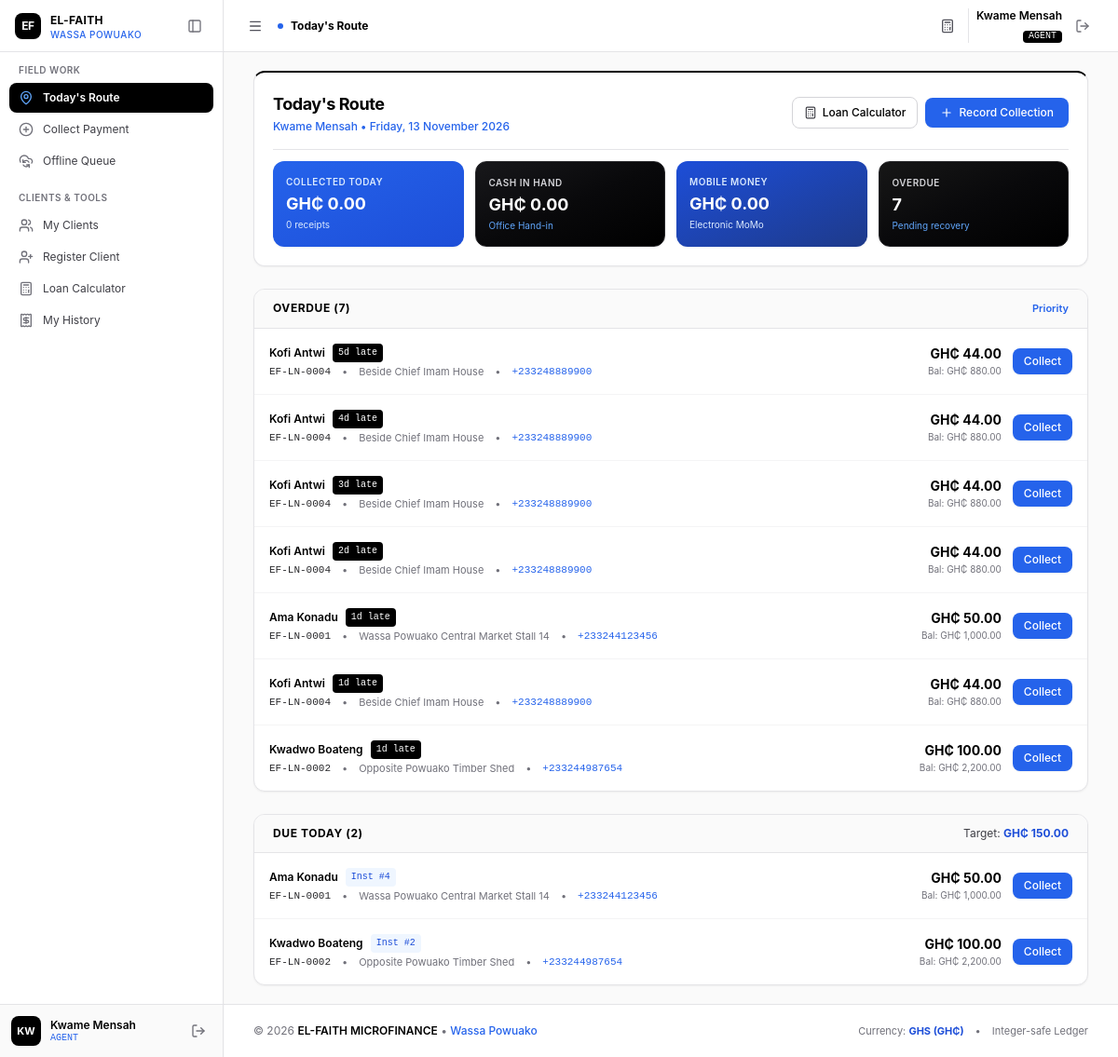
The app's page /agent/index.php (signed in) with its own data.
### tables this page shows
CREATE TABLE IF NOT EXISTS `repayment_schedule` (
  `id` INT AUTO_INCREMENT PRIMARY KEY,
  `loan_id` INT NOT NULL,
  `installment_number` INT NOT NULL,
  `due_date` DATE NOT NULL,
  `expected_amount_pesewas` BIGINT NOT NULL,
  `principal_portion_pesewas` BIGINT NOT NULL,
  `interest_portion_pesewas` BIGINT NOT NULL,
  `paid_amount_pesewas` BIGINT NOT NULL DEFAULT 0,
  `status` ENUM('pending', 'partially_paid', 'paid', 'overdue') NOT NULL DEFAULT 'pending',
  `paid_at` DATETIME NULL,
  `created_at` DATETIME NOT NULL DEFAULT CURRENT_TIMESTAMP,
  `updated_at` DATETIME NOT NULL DEFAULT CURRENT_TIMESTAMP ON UPDATE CURRENT_TIMESTAMP,
  CONSTRAINT `fk_schedule_loan` FOREIGN KEY (`loan_id`) REFERENCES `loans` (`id`) ON DELETE CASCADE,
  INDEX `idx_sched_loan_inst` (`loan_id`, `installment_number`),
  INDEX `idx_sched_due_date` (`due_date`),
  INDEX `idx_sched_status` (`status`)
);

CREATE TABLE IF NOT EXISTS `customers` (
  `id` INT AUTO_INCREMENT PRIMARY KEY,
  `uuid` VARCHAR(36) NOT NULL UNIQUE,
  `customer_code` VARCHAR(30) NOT NULL UNIQUE,
  `full_name` VARCHAR(150) NOT NULL,
  `phone` VARCHAR(20) NOT NULL,
  `alt_phone` VARCHAR(20) NULL,
  `id_type` VARCHAR(50) NOT NULL DEFAULT 'Ghana Card',
  `id_number` VARCHAR(50) NOT NULL,
  `residential_address` TEXT NOT NULL,
  `location_landmark` VARCHAR(255) NOT NULL,
  `gps_lat` DECIMAL(10, 8) NULL,
  `gps_lng` DECIMAL(11, 8) NULL,
  `occupation` VARCHAR(100) NOT NULL,
  `guarantor_name` VARCHAR(150) NOT NULL,
  `guarantor_phone` VARCHAR(20) NOT NULL,
  `guarantor_relation` VARCHAR(50) NOT NULL,
  `guarantor_address` TEXT NULL,
  `assigned_agent_id` INT NULL,
  `created_by` INT NOT NULL,
  `status` ENUM('active', 'inactive', 'blacklisted') NOT NULL DEFAULT 'active',
  `notes` TEXT NULL,
  `deleted_at` DATETIME NULL,
  `created_at` DATETIME NOT NULL DEFAULT CURRENT_TIMESTAMP,
  `updated_at` DATETIME NOT NULL DEFAULT CURRENT_TIMESTAMP ON UPDATE CURRENT_TIMESTAMP,
  CONSTRAINT `fk_customers_assigned_agent` FOREIGN KEY (`assigned_agent_id`) REFERENCES `users` (`id`) ON DELETE SET NULL,
  CONSTRAINT `fk_customers_created_by` FOREIGN KEY (`created_by`) REFERENCES `users` (`id`),
  INDEX `idx_customers_assigned_agent` (`assigned_agent_id`),
  INDEX `idx_customers_phone` (`phone`),
  INDEX `idx_customers_id_number` (`id_number`),
  INDEX `idx_customers_status` (`status`),
  INDEX `idx_customers_deleted_at` (`deleted_at`)
);

CREATE TABLE IF NOT EXISTS `loans` (
  `id` INT AUTO_INCREMENT PRIMARY KEY,
  `uuid` VARCHAR(36) NOT NULL UNIQUE,
  `loan_code` VARCHAR(30) NOT NULL UNIQUE,
  `customer_id` INT NOT NULL,
  `agent_id` INT NULL,
  `principal_pesewas` BIGINT NOT NULL,
  `interest_rate` DECIMAL(5, 2) NOT NULL DEFAULT 10.00,
  `interest_method` ENUM('flat', 'reducing_balance') NOT NULL DEFAULT 'flat',
  `interest_pesewas` BIGINT NOT NULL,
  `total_payable_pesewas` BIGINT NOT NULL,
  `total_paid_pesewas` BIGINT NOT NULL DEFAULT 0,
  `remaining_balance_pesewas` BIGINT NOT NULL,
  `term_duration` INT NOT NULL,
  `term_period` ENUM('days', 'weeks', 'months') NOT NULL DEFAULT 'months',
  `repayment_frequency` ENUM('daily', 'weekly', 'monthly') NOT NULL DEFAULT 'daily',
  `installment_amount_pesewas` BIGINT NOT NULL,
  `disbursed_at` DATETIME NULL,
  `first_due_date` DATE NOT NULL,
  `maturity_date` DATE NOT NULL,
  `status` ENUM('pending', 'active', 'overdue', 'completed', 'defaulted', 'written_off') NOT NULL DEFAULT 'active',
  `created_by` INT NOT NULL,
  `notes` TEXT NULL,
  `created_at` DATETIME NOT NULL DEFAULT CURRENT_TIMESTAMP,
  `updated_at` DATETIME NOT NULL DEFAULT CURRENT_TIMESTAMP ON UPDATE CURRENT_TIMESTAMP,
  CONSTRAINT `fk_loans_customer` FOREIGN KEY (`customer_id`) REFERENCES `customers` (`id`) ON DELETE CASCADE,
  CONSTRAINT `fk_loans_agent` FOREIGN KEY (`agent_id`) REFERENCES `users` (`id`) ON DELETE SET NULL,
  CONSTRAINT `fk_loans_created_by` FOREIGN KEY (`created_by`) REFERENCES `users` (`id`),
  INDEX `idx_loans_customer` (`customer_id`),
  INDEX `idx_loans_agent` (`agent_id`),
  INDEX `idx_loans_status` (`status`),
  INDEX `idx_loans_due_date` (`first_due_date`, `maturity_date`)
);

### agent/index.php (the view, shortened to what the rows shown need)
<?php
require_once __DIR__ . '/../includes/functions.php';
require_once __DIR__ . '/../includes/auth.php';
$agentId = currentUserId();
$stmtOverdue = $pdo->prepare("
    SELECT
        rs.id AS schedule_id, rs.installment_number, rs.due_date,
        rs.expected_amount_pesewas, rs.paid_amount_pesewas, rs.status AS schedule_status,
        (rs.expected_amount_pesewas - rs.paid_amount_pesewas) AS balance_due_pesewas,
        DATEDIFF(CURDATE(), rs.due_date) AS days_overdue,
        l.id AS loan_id, l.loan_code, l.installment_amount_pesewas, l.remaining_balance_pesewas,
        c.id AS customer_id, c.customer_code, c.full_name, c.phone, c.location_landmark, c.residential_address
    FROM repayment_schedule rs
    JOIN loans l ON rs.loan_id = l.id
    JOIN customers c ON l.customer_id = c.id
    WHERE (l.agent_id = ? OR c.assigned_agent_id = ?)
      AND rs.due_date < CURDATE()
      AND rs.status IN ('pending', 'partially_paid', 'overdue')
      AND l.status IN ('active', 'overdue')
      AND c.deleted_at IS NULL
    ORDER BY rs.due_date ASC, c.full_name ASC
");
$stmtOverdue->execute([$agentId, $agentId]);
$overdueList = $stmtOverdue->fetchAll();
$stmtDueToday = $pdo->prepare("
    SELECT
        rs.id AS schedule_id, rs.installment_number, rs.due_date,
        rs.expected_amount_pesewas, rs.paid_amount_pesewas, rs.status AS schedule_status,
        (rs.expected_amount_pesewas - rs.paid_amount_pesewas) AS balance_due_pesewas,
        l.id AS loan_id, l.loan_code, l.installment_amount_pesewas, l.remaining_balance_pesewas,
        c.id AS customer_id, c.customer_code, c.full_name, c.phone, c.location_landmark, c.residential_address
    FROM repayment_schedule rs
    JOIN loans l ON rs.loan_id = l.id
    JOIN customers c ON l.customer_id = c.id
    WHERE (l.agent_id = ? OR c.assigned_agent_id = ?)
      AND rs.due_date = CURDATE()
      AND rs.status IN ('pending', 'partially_paid')
      AND l.status IN ('active', 'overdue')
      AND c.deleted_at IS NULL
    ORDER BY c.full_name ASC
");
$stmtDueToday->execute([$agentId, $agentId]);
$dueTodayList = $stmtDueToday->fetchAll();
include __DIR__ . '/../includes/header.php';
?>
<div class="space-y-6">
    <div class="bg-white rounded-xl border border-zinc-200 border-t-2 border-t-black p-5 space-y-4 shadow-sm">
        <div class="flex flex-col sm:flex-row sm:items-center justify-between gap-3">
            <div>
                <h1 class="text-lg font-bold text-black tracking-tight">Today's Route</h1>
            </div>
        </div>
    </div>
    <?php if (!empty($overdueList)): ?>
        <div class="bg-white rounded-xl border border-zinc-200 overflow-hidden shadow-sm">
            <div class="divide-y divide-zinc-100">
                <?php foreach ($overdueList as $item): ?>
                    <div class="p-4 flex flex-col sm:flex-row sm:items-center justify-between gap-3 text-xs hover:bg-blue-50/30 transition">
                        <div class="space-y-0.5">
                            <div class="flex items-center gap-2">
                                <h3 class="font-semibold text-black"><?= htmlspecialchars($item['full_name']) ?></h3>
                                <span class="px-1.5 py-0.5 rounded text-[10px] bg-black text-white font-mono">
                                    <?= $item['days_overdue'] ?>d late
                                </span>
                            </div>
                            <div class="flex flex-wrap items-center gap-x-3 gap-y-1 text-zinc-500 text-[11px]">
                                <span class="font-mono text-zinc-800"><?= htmlspecialchars($item['loan_code']) ?></span>
                                <span>&bull;</span>
                                <span><?= htmlspecialchars($item['location_landmark']) ?></span>
                                <span>&bull;</span>
                                <a href="tel:<?= htmlspecialchars($item['phone']) ?>" class="font-mono text-blue-600 hover:text-blue-700">
                                    <?= htmlspecialchars($item['phone']) ?>
                                </a>
                            </div>
                        </div>
                        <div class="flex items-center justify-between sm:justify-end gap-3 shrink-0 pt-2 sm:pt-0 border-t sm:border-t-0 border-zinc-100">
                            <div class="text-left sm:text-right">
                                <span class="text-sm font-bold text-black"><?= formatMoney((int)$item['balance_due_pesewas']) ?></span>
                                <span class="text-[10px] text-zinc-500 block">Bal: <?= formatMoney((int)$item['remaining_balance_pesewas']) ?></span>
                            </div>
                            <a href="<?= BASE_URL ?>/agent/collect.php?loan_id=<?= $item['loan_id'] ?>&customer_id=<?= $item['customer_id'] ?>&amount=<?= pesewasToGHS($item['balance_due_pesewas']) ?>"
                               class="px-3 py-1.5 rounded-lg bg-blue-600 hover:bg-blue-700 text-white font-medium text-xs transition shadow-sm">
                                Collect
                            </a>
                        </div>
                    </div>
                <?php endforeach; ?>
            </div>
        </div>
    <?php endif; ?>
    <div class="bg-white rounded-xl border border-zinc-200 overflow-hidden shadow-sm">
        <?php if (empty($dueTodayList)): ?>
            <div class="p-8 text-center text-zinc-500 text-xs">
                All scheduled route collections completed.
            </div>
        <?php else: ?>
            <div class="divide-y divide-zinc-100">
                <?php foreach ($dueTodayList as $item): ?>
                    <div class="p-4 flex flex-col sm:flex-row sm:items-center justify-between gap-3 text-xs hover:bg-blue-50/30 transition">
                        <div class="space-y-0.5">
                            <div class="flex items-center gap-2">
                                <h3 class="font-semibold text-black"><?= htmlspecialchars($item['full_name']) ?></h3>
                                <span class="px-1.5 py-0.5 rounded text-[10px] bg-blue-50 text-blue-700 font-mono">
                                    Inst #<?= $item['installment_number'] ?>
                                </span>
                            </div>
                            <div class="flex flex-wrap items-center gap-x-3 gap-y-1 text-zinc-500 text-[11px]">
                                <span class="font-mono text-zinc-800"><?= htmlspecialchars($item['loan_code']) ?></span>
                                <span>&bull;</span>
                                <span><?= htmlspecialchars($item['location_landmark']) ?></span>
                                <span>&bull;</span>
                                <a href="tel:<?= htmlspecialchars($item['phone']) ?>" class="font-mono text-blue-600 hover:text-blue-700">
                                    <?= htmlspecialchars($item['phone']) ?>
                                </a>
                            </div>
                        </div>
                        <div class="flex items-center justify-between sm:justify-end gap-3 shrink-0 pt-2 sm:pt-0 border-t sm:border-t-0 border-zinc-100">
                            <div class="text-left sm:text-right">
                                <span class="text-sm font-bold text-black"><?= formatMoney((int)$item['balance_due_pesewas']) ?></span>
                                <span class="text-[10px] text-zinc-500 block">Bal: <?= formatMoney((int)$item['remaining_balance_pesewas']) ?></span>
                            </div>
                            <a href="<?= BASE_URL ?>/agent/collect.php?loan_id=<?= $item['loan_id'] ?>&customer_id=<?= $item['customer_id'] ?>&amount=<?= pesewasToGHS($item['balance_due_pesewas']) ?>"
                               class="px-3 py-1.5 rounded-lg bg-blue-600 hover:bg-blue-700 text-white font-medium text-xs transition shadow-sm">
                                Collect
                            </a>
                        </div>
                    </div>
                <?php endforeach; ?>
            </div>
        <?php endif; ?>
    </div>
</div>
<?php include __DIR__ . '/../includes/footer.php'; ?>

### records on screen
repayment_schedule: customers.full_name "Kofi Antwi", days_overdue "5", loan.loan_code "EF-LN-0004", customers.location_landmark "Beside Chief Imam House", customers.phone "+233248889900", balance_due_pesewas "GH₵ 44.00", loan.remaining_balance_pesewas "GH₵ 880.00"
repayment_schedule: customers.full_name "Kofi Antwi", days_overdue "4", loan.loan_code "EF-LN-0004", customers.location_landmark "Beside Chief Imam House", customers.phone "+233248889900", balance_due_pesewas "GH₵ 44.00", loan.remaining_balance_pesewas "GH₵ 880.00"
repayment_schedule: customers.full_name "Kofi Antwi", days_overdue "3", loan.loan_code "EF-LN-0004", customers.location_landmark "Beside Chief Imam House", customers.phone "+233248889900", balance_due_pesewas "GH₵ 44.00", loan.remaining_balance_pesewas "GH₵ 880.00"
repayment_schedule: customers.full_name "Kofi Antwi", days_overdue "2", loan.loan_code "EF-LN-0004", customers.location_landmark "Beside Chief Imam House", customers.phone "+233248889900", balance_due_pesewas "GH₵ 44.00", loan.remaining_balance_pesewas "GH₵ 880.00"
repayment_schedule: customers.full_name "Ama Konadu", days_overdue "1", loan.loan_code "EF-LN-0001", customers.location_landmark "Wassa Powuako Central Market Stall 14", customers.phone "+233244123456", balance_due_pesewas "GH₵ 50.00", loan.remaining_balance_pesewas "GH₵ 1,000.00"
repayment_schedule: customers.full_name "Kofi Antwi", days_overdue "1", loan.loan_code "EF-LN-0004", customers.location_landmark "Beside Chief Imam House", customers.phone "+233248889900", balance_due_pesewas "GH₵ 44.00", loan.remaining_balance_pesewas "GH₵ 880.00"
repayment_schedule: customers.full_name "Kwadwo Boateng", days_overdue "1", loan.loan_code "EF-LN-0002", customers.location_landmark "Opposite Powuako Timber Shed", customers.phone "+233244987654", balance_due_pesewas "GH₵ 100.00", loan.remaining_balance_pesewas "GH₵ 2,200.00"
repayment_schedule: customers.full_name "Ama Konadu", installment_number "4", loan.loan_code "EF-LN-0001", customers.location_landmark "Wassa Powuako Central Market Stall 14", customers.phone "+233244123456", balance_due_pesewas "GH₵ 50.00", loan.remaining_balance_pesewas "GH₵ 1,000.00"
repayment_schedule: customers.full_name "Kwadwo Boateng", installment_number "2", loan.loan_code "EF-LN-0002", customers.location_landmark "Opposite Powuako Timber Shed", customers.phone "+233244987654", balance_due_pesewas "GH₵ 100.00", loan.remaining_balance_pesewas "GH₵ 2,200.00"

### other values on screen
BRANCH_NAME "WASSA POWUAKO"
$sectionName "FIELD WORK"
$item['label'] "Today's Route"
$item['label'] "Collect Payment"
$item['label'] "Offline Queue"
$sectionName "CLIENTS & TOOLS"
$item['label'] "My Clients"
$item['label'] "Register Client"
$item['label'] "Loan Calculator"
$item['label'] "My History"
$initials "KW"
$user['name'] "Kwame Mensah"
$user['role'] "AGENT"
$page_title "Today's Route"
currentUser()['name'] "Kwame Mensah"
